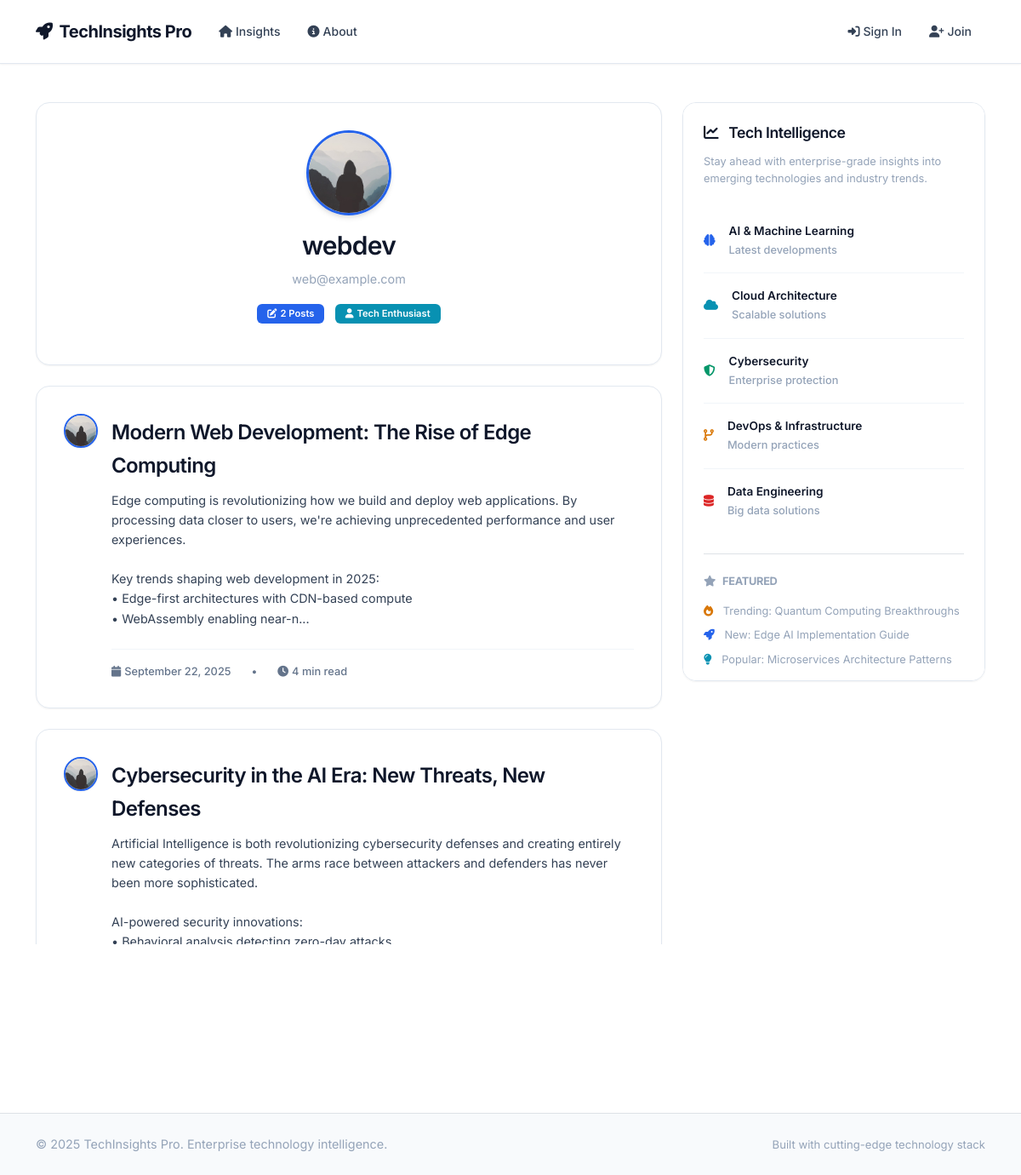
The app's page /user/webdev with its own data.
### flaskblog/models.py (models this page shows, shortened)
class User(db.Model, UserMixin):
    id = db.Column(db.Integer, primary_key=True)
    username = db.Column(db.String(20), unique=True, nullable=False)
    email = db.Column(db.String(120), unique=True, nullable=False)
    image_file = db.Column(db.String(20), nullable=False, default='default.jpg')
    password = db.Column(db.String(60), nullable=False)
    posts = db.relationship('Post', backref='author', lazy=True)

class Post(db.Model):
    id = db.Column(db.Integer, primary_key=True)
    title = db.Column(db.String(100), nullable=False)
    date_posted = db.Column(db.DateTime, nullable=False, default=datetime.utcnow)
    content = db.Column(db.Text, nullable=False)
    user_id = db.Column(db.Integer, db.ForeignKey('user.id'), nullable=False)

### flaskblog/users/routes.py (the view)
@users.route("/user/<string:username>")
def user_posts(username):
    page = request.args.get('page', 1, type=int)
    user = User.query.filter_by(username=username).first_or_404()
    posts = Post.query.filter_by(author=user)\
        .order_by(Post.date_posted.desc())\
        .paginate(page=page, per_page=5)
    return render_template('user_posts.html', posts=posts, user=user)

### flaskblog/templates/user_posts.html (shortened to what this page needs)
{% extends "layout.html" %}
{% block content %}
    <div class="content-section fade-in-up mb-4">
        <div class="text-center">
            <img class="account-img mb-3" src="{{ url_for('static', filename='profile_pics/' + user.image_file) }}" alt="{{ user.username }}">
            <h2 class="mb-2">{{ user.username }}</h2>
            <p class="text-muted mb-3">{{ user.email }}</p>
            <div class="mb-3">
                <span class="badge bg-primary me-2">
                    <i class="fas fa-edit me-1"></i>{{ posts.total }} Posts
                </span>
                <span class="badge bg-info">
                    <i class="fas fa-user me-1"></i>Tech Enthusiast
                </span>
            </div>
        </div>
    </div>
    {% for post in posts.items %}
        <article class="article-card fade-in-up">
            <div class="d-flex align-items-start">
                <img class="article-img me-3" src="{{ url_for('static', filename='profile_pics/' + post.author.image_file) }}" alt="{{ post.author.username }}">
                <div class="flex-grow-1">
                    <h2>
                        <a class="article-title" href="{{ url_for('posts.post', post_id=post.id) }}">
                            {{ post.title }}
                        </a>
                    </h2>
                    <div class="article-content">
                        {% set content_preview = post.content[:300] + '...' if post.content|length > 300 else post.content %}
                        {{ content_preview|replace('\n', '<br>')|safe }}
                    </div>
                    <div class="article-metadata">
                        <span>
                            <i class="fas fa-calendar me-1"></i>{{ post.date_posted.strftime('%B %d, %Y') }}
                        </span>
                        <span class="mx-2">•</span>
                        <span>
                            <i class="fas fa-clock me-1"></i>{{ (post.content|length / 200)|round|int }} min read
                        </span>
                    </div>
                </div>
            </div>
        </article>
    {% endfor %}
{% endblock content %}

### flaskblog/static/main.css (style rules this page uses)
:root { --primary: #2563eb; --primary-dark: #1d4ed8; --primary-light: #3b82f6; --secondary: #475569; --accent: #0891b2; --success: #059669; --warning: #d97706; --danger: #dc2626; --bg-primary: #ffffff; --bg-secondary: #f8fafc; --bg-tertiary: #f1f5f9; --bg-card: #ffffff; --bg-elevated: #f8fafc; --bg-glass: rgba(248, 250, 252, 0.8); --bg-overlay: rgba(255, 255, 255, 0.95); --bg-hero: linear-gradient(135deg, #f8fafc 0%, #e2e8f0 100%); --text-primary: #0f172a; --text-secondary: #334155; --text-tertiary: #64748b; --text-muted: #94a3b8; --text-inverse: #ffffff; --border-primary: #e2e8f0; --border-secondary: #f1f5f9; --shadow-sm: 0 1px 2px 0 rgba(0, 0, 0, 0.05); --shadow-md: 0 4px 6px -1px rgba(0, 0, 0, 0.1), 0 2px 4px -1px rgba(0, 0, 0, 0.06); --shadow-lg: 0 10px 15px -3px rgba(0, 0, 0, 0.1), 0 4px 6px -2px rgba(0, 0, 0, 0.05); --shadow-xl: 0 20px 25px -5px rgba(0, 0, 0, 0.1), 0 10px 10px -5px rgba(0, 0, 0, 0.04); --shadow-2xl: 0 25px 50px -12px rgba(0, 0, 0, 0.25); --radius-sm: 0.375rem; --radius-md: 0.5rem; --radius-lg: 0.75rem; --radius-xl: 1rem; --radius-2xl: 1.5rem; --transition-fast: 150ms cubic-bezier(0.4, 0, 0.2, 1); --transition-normal: 300ms cubic-bezier(0.4, 0, 0.2, 1); --transition-slow: 500ms cubic-bezier(0.4, 0, 0.2, 1); }
* { box-sizing: border-box; margin: 0; padding: 0; }
html { scroll-behavior: smooth; }
body { font-family: 'Inter', -apple-system, BlinkMacSystemFont, 'Segoe UI', Roboto, 'Helvetica Neue', Arial, sans-serif; background: var(--bg-primary); color: var(--text-primary); line-height: 1.6; font-size: 15px; font-weight: 400; -webkit-font-smoothing: antialiased; -moz-osx-font-smoothing: grayscale; overflow-x: hidden; }
h1, h2, h3, h4, h5, h6 { color: var(--text-primary); font-weight: 600; line-height: 1.3; letter-spacing: -0.025em; margin-bottom: 0.75rem; }
h2 { font-size: 1.875rem; font-weight: 600; }
p { color: var(--text-secondary); margin-bottom: 1rem; font-size: 0.9rem; line-height: 1.6; }
.text-muted { color: var(--text-muted) !important; }
.content-section { background: var(--bg-card); border: 1px solid var(--border-primary); border-radius: var(--radius-xl); padding: 2rem; margin-bottom: 1.5rem; box-shadow: var(--shadow-sm); transition: var(--transition-normal); position: relative; overflow: hidden; }
.article-card { background: var(--bg-card); border: 1px solid var(--border-primary); border-radius: var(--radius-xl); padding: 2rem; margin-bottom: 1.5rem; transition: var(--transition-normal); position: relative; overflow: hidden; box-shadow: var(--shadow-sm); }
.article-card::before { content: ''; position: absolute; top: 0; left: 0; right: 0; height: 2px; background: linear-gradient(90deg, var(--primary), var(--accent)); transform: scaleX(0); transform-origin: left; transition: var(--transition-normal); }
.article-title { color: var(--text-primary); font-size: 1.5rem; font-weight: 600; line-height: 1.3; margin-bottom: 0.75rem; text-decoration: none; transition: var(--transition-fast); letter-spacing: -0.025em; }
.article-content { color: var(--text-secondary); font-size: 0.9rem; line-height: 1.6; margin-bottom: 1.5rem; }
.article-metadata { display: flex; align-items: center; gap: 1rem; padding-top: 1rem; border-top: 1px solid var(--border-secondary); color: var(--text-tertiary); font-size: 0.8rem; font-weight: 500; }
.article-img { width: 40px; height: 40px; border-radius: 50%; border: 2px solid var(--primary); object-fit: cover; transition: var(--transition-fast); box-shadow: var(--shadow-sm); }
.account-img { width: 100px; height: 100px; border-radius: 50%; border: 3px solid var(--primary); object-fit: cover; box-shadow: var(--shadow-md); }
.badge { font-weight: 600; padding: 0.375rem 0.75rem; border-radius: var(--radius-sm); font-size: 0.7rem; }
.bg-primary { background-color: var(--primary) !important; }
.bg-info { background-color: var(--accent) !important; }
.fade-in-up { animation: slideInUp 0.4s ease-out forwards; }
.fade-in-up { animation: slideInUp 0.6s ease-out forwards; opacity: 0; }

### records on screen
User: image_file (placeholder picture), username "webdev", email "web@example.com"
Post: image_file (placeholder picture), title "Modern Web Development: The Rise of Edge Computing", content_preview "Edge computing is revolutionizing how we build and deploy web applications. By processing data closer to users, we're achieving unprecedented performance and user experiences. Key trends shaping web development in 2025: • Edge-first architectures with CDN-based compute • WebAssembly enabling near-n...", date_posted "September 22, 2025", content "4"
Post: image_file (placeholder picture), title "Cybersecurity in the AI Era: New Threats, New Defenses", content_preview "Artificial Intelligence is both revolutionizing cybersecurity defenses and creating entirely new categories of threats. The arms race between attackers and defenders has never been more sophisticated. AI-powered security innovations: • Behavioral analysis detecting zero-day attacks"

### other values on screen
{{ posts.total }} "2"
